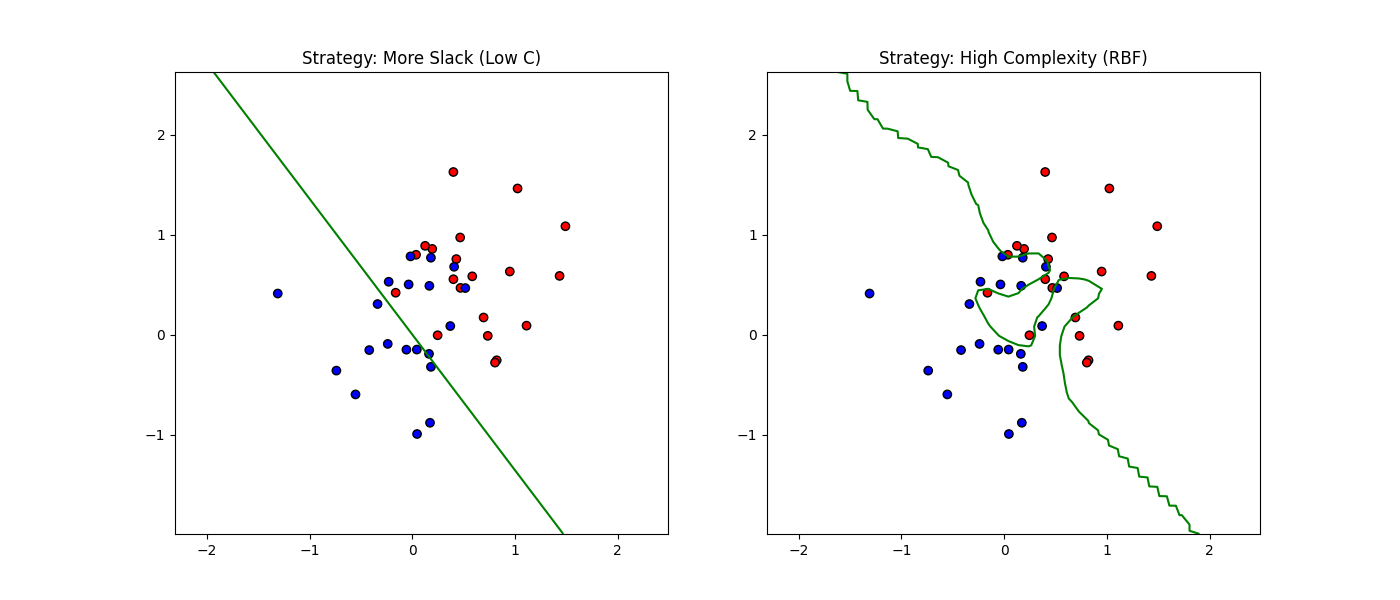

Here is the Python script that generated this plot:
import numpy as np
import matplotlib.pyplot as plt
from scipy.optimize import minimize
from scipy.spatial.distance import cdist

# (Using the user's provided logic for brevity)
def generate_noisy_data():
    np.random.seed(42)
    # Overlapping clusters
    classA = np.random.randn(20, 2) * 0.5 + [0.7, 0.7]
    classB = np.random.randn(20, 2) * 0.5 + [0.0, 0.0]
    inputs = np.concatenate((classA, classB))
    targets = np.concatenate((np.ones(20), -np.ones(20)))
    return inputs, targets

# Kernel and SVM logic (simplified version of your provided code)
def rbf_kernel(x, y, sigma=0.5):
    return np.exp(-cdist(x, y, 'sqeuclidean') / (2 * sigma**2))

def train_svm_simple(inputs, targets, C, kernel_func):
    N = len(targets)
    K = kernel_func(inputs, inputs)
    P = np.outer(targets, targets) * K
    def objective(alpha):
        return 0.5 * np.dot(alpha, np.dot(P, alpha)) - np.sum(alpha)
    cons = {'type': 'eq', 'fun': lambda a: np.dot(a, targets)}
    res = minimize(objective, np.zeros(N), bounds=[(0, C)]*N, constraints=cons)
    return res.x, K

def plot_comparison(inputs, targets):
    fig, (ax1, ax2) = plt.subplots(1, 2, figsize=(14, 6))
    
    # 1. More Slack (Low C, Linear-ish)
    alpha1, _ = train_svm_simple(inputs, targets, 0.01, lambda x, y: np.dot(x, y.T))
    # 2. More Complexity (High C, RBF)
    alpha2, _ = train_svm_simple(inputs, targets, 100, lambda x, y: rbf_kernel(x, y, sigma=0.2))

    # Helper to plot boundaries
    for ax, alpha, title, k_func in zip([ax1, ax2], [alpha1, alpha2], 
                                       ["Strategy: More Slack (Low C)", "Strategy: High Complexity (RBF)"],
                                       [lambda x, y: np.dot(x, y.T), lambda x, y: rbf_kernel(x, y, sigma=0.2)]):
        ax.scatter(inputs[:,0], inputs[:,1], c=targets, cmap='bwr', edgecolors='k')
        x_min, x_max = inputs[:,0].min()-1, inputs[:,0].max()+1
        y_min, y_max = inputs[:,1].min()-1, inputs[:,1].max()+1
        xx, yy = np.meshgrid(np.linspace(x_min, x_max, 50), np.linspace(y_min, y_max, 50))
        grid = np.c_[xx.ravel(), yy.ravel()]
        # Simple prediction for visualization
        z = np.dot(alpha * targets, k_func(inputs, grid))
        ax.contour(xx, yy, z.reshape(xx.shape), levels=[0], colors='green')
        ax.set_title(title)

    plt.show()

inputs, targets = generate_noisy_data()
plot_comparison(inputs, targets)
